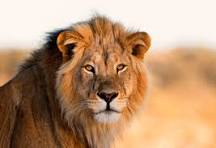
#> input picture Task1/photo.jpg, 216 x 148 px
$ python task1_script.py
#> lines starting #> are read from the running program, lines starting #| are printed output that depends on the picture
import cv2

# Load the image
original_image = cv2.imread('photo.jpg')
#> original_image is the input picture: shape (148, 216, 3); mean B, G, R 117.9, 149.7, 186.7

# Check if the image was loaded successfully
if original_image is None:
    print("Error: Could not load the image. Please ensure 'photo.jpg' is in the same directory.")
else:
    # Convert the image to grayscale
    grayscale_image = cv2.cvtColor(original_image, cv2.COLOR_BGR2GRAY)
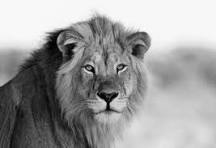
#> grayscale_image: shape (148, 216); min 1, max 255, mean 157.1

    # Display the original and grayscale images
    cv2.imshow('Original Image', original_image)
    cv2.imshow('Grayscale Image', grayscale_image)

    # Save the grayscale image
    cv2.imwrite('photo_gray.jpg', grayscale_image)

    # Wait for a key press and close the windows
    cv2.waitKey(0)
    cv2.destroyAllWindows()
